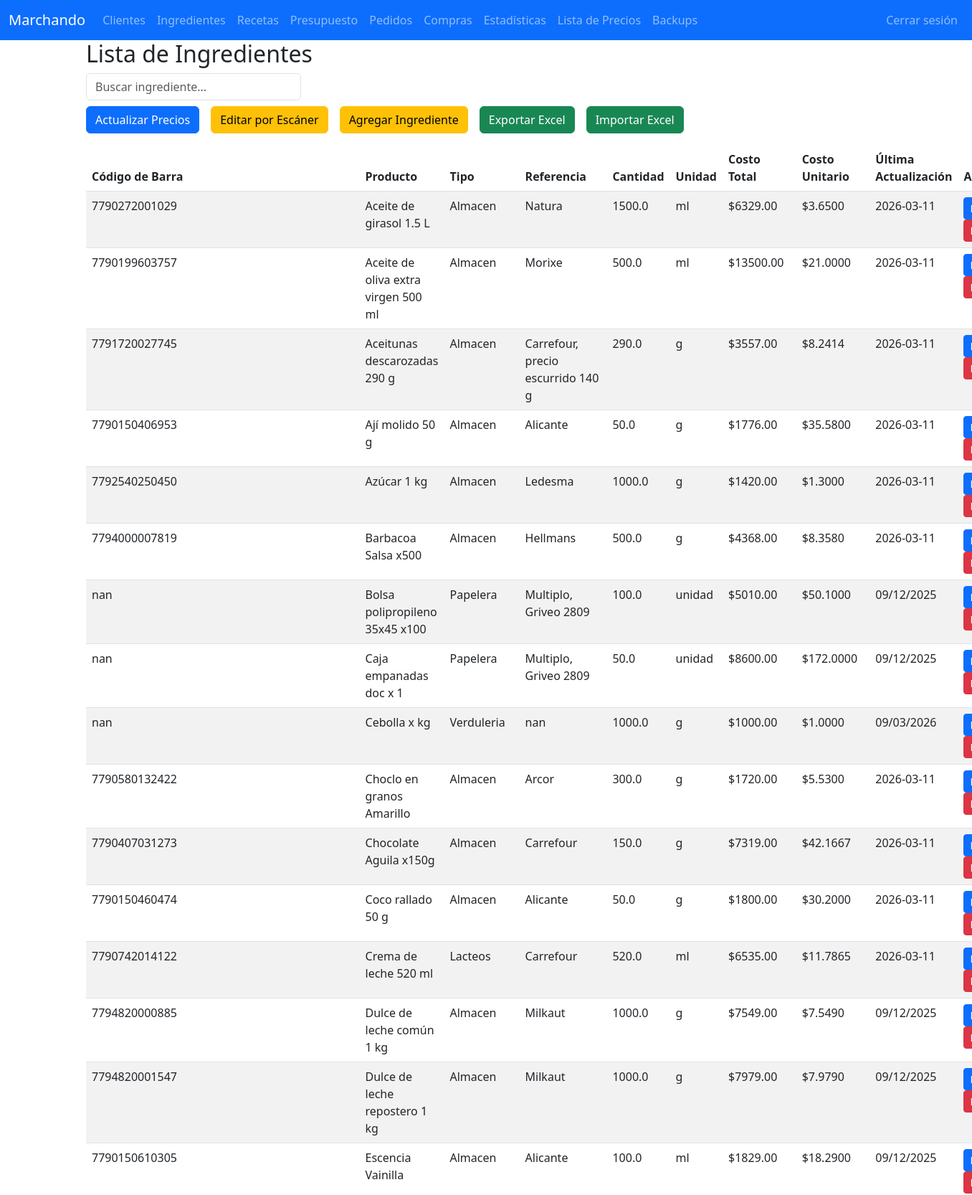
/modificar_ingredientes (signed in, upper part), run on the app's committed database.
### tables this page shows
CREATE TABLE ingredientes (
    id INTEGER PRIMARY KEY AUTOINCREMENT,
    producto TEXT NOT NULL,
    tipo TEXT,
    referencia TEXT,
    cantidad TEXT,
    unidad TEXT,
    costo_total REAL,
    costo_unitario REAL,
    ultima_actualizacion TEXT, codigo_barra,
    UNIQUE(producto)
);

### app.py (the view)
@app.route('/modificar_ingredientes')
@login_required
def modificar_ingredientes():
    with get_conn() as conn:
        ingredientes_raw = conn.execute('SELECT * FROM ingredientes ORDER BY producto').fetchall()
        referencias_raw = conn.execute("""
            SELECT DISTINCT referencia FROM ingredientes
            WHERE referencia IS NOT NULL AND referencia != ''
        """).fetchall()
        codigos_raw = conn.execute("""
            SELECT DISTINCT codigo_barra FROM ingredientes
            WHERE codigo_barra IS NOT NULL AND codigo_barra != ''
        """).fetchall()
    ingredientes = []
    for i in ingredientes_raw:
        fila = dict(i)
        try:
            fila['costo_unitario'] = float(fila['costo_unitario'])
        except (TypeError, ValueError):
            fila['costo_unitario'] = 0.0
        ingredientes.append(fila)
    referencias = [r['referencia'] for r in referencias_raw]
    codigos_barra = [c['codigo_barra'] for c in codigos_raw]
    return render_template('modificar_ingredientes.html',
                           ingredientes=ingredientes,
                           referencias=referencias,
                           codigos_barra=codigos_barra)

### app.py (called while the page is built)
def login_required(f):
    @wraps(f)
    def decorated_function(*args, **kwargs):
        if not session.get('logged_in'): # PRUEBAS LOCALES
            return redirect(url_for('login', next=request.path))
        return f(*args, **kwargs)
    return decorated_function

def get_conn():
    conn = sqlite3.connect(DB_NAME)
    conn.row_factory = sqlite3.Row
    return conn

### templates/modificar_ingredientes.html (shortened to what this page needs)
{% extends "base.html" %}
{% block content %}
<h2>Lista de Ingredientes</h2>
<div class="mb-3 d-flex justify-content-between flex-wrap gap-2">
  <input id="searchInput" type="search" class="form-control" placeholder="Buscar ingrediente..." style="max-width: 300px" onkeyup="filterTable()" />
  <div class="d-flex gap-3">
     <a href="{{ url_for('actualizar_precios') }}" class="btn btn-primary">
  Actualizar Precios
</a>
    <button class="btn btn-warning" data-bs-toggle="modal" data-bs-target="#modalEscaner">
      Editar por Escáner
    </button>
    <button class="btn btn-warning" data-bs-toggle="modal" data-bs-target="#addIngredienteModal">
      Agregar Ingrediente
    </button>
    <a href="{{ url_for('exportar_ingredientes') }}" class="btn btn-success">Exportar Excel</a>
    <button class="btn btn-success" data-bs-toggle="modal" data-bs-target="#importModal">Importar Excel</button>
  </div>
</div>
<table class="table table-striped table-hover" id="ingredientesTable">
  <thead>
    <tr>
      <th>Código de Barra</th>
      <th>Producto</th>
      <th>Tipo</th>
      <th>Referencia</th>
      <th>Cantidad</th>
      <th>Unidad</th>
      <th>Costo Total</th>
      <th>Costo Unitario</th>
      <th>Última Actualización</th>
      <th>Acciones</th>
    </tr>
  </thead>
  <tbody>
    {% for i in ingredientes %}
    <tr>
      <td>{{ i.codigo_barra or '' }}</td>
      <td>{{ i.producto }}</td>
      <td>{{ i.tipo or '' }}</td>
      <td>{{ i.referencia or '' }}</td>
      <td>{{ i.cantidad }}</td>
      <td>{{ i.unidad }}</td>
      <td>${{ "%.2f"|format(i.costo_total) }}</td>
      <td>${{ "%.4f"|format(i.costo_unitario) }}</td>
      <td>{{ i.ultima_actualizacion if i.ultima_actualizacion else 'N/A' }}</td>
      <td>
        <button class="btn btn-sm btn-primary"
          data-id="{{ i.id }}"
          data-codigo_barra="{{ i.codigo_barra or '' }}"
          data-producto="{{ i.producto }}"
          data-tipo="{{ i.tipo or '' }}"
          data-referencia="{{ i.referencia or '' }}"
          data-cantidad="{{ i.cantidad }}"
          data-unidad="{{ i.unidad }}"
          data-costo_total="{{ i.costo_total }}"
          onclick="editarIngredienteDesdeBoton(this)">
        </button>
        <a href="{{ url_for('eliminar_ingrediente', id=i.id) }}" class="btn btn-sm btn-danger"
           onclick="return confirm('¿Seguro de eliminar este ingrediente?')">Eliminar</a>
      </td>
    </tr>
    {% endfor %}
  </tbody>
</table>
{% endblock %}

### templates/base.html (style rules this page uses)
body { padding-top: 56px; }

### data on the page
ingredientes: codigo_barra "7790272001029", producto "Aceite de girasol 1.5 L", tipo "Almacen", referencia "Natura", cantidad "1500.0", unidad "ml", costo_total "6329.00", costo_unitario "3.6500", ultima_actualizacion "2026-03-11"
ingredientes: codigo_barra "7790199603757", producto "Aceite de oliva extra virgen 500 ml", tipo "Almacen", referencia "Morixe", cantidad "500.0", unidad "ml", costo_total "13500.00", costo_unitario "21.0000", ultima_actualizacion "2026-03-11"
ingredientes: codigo_barra "7791720027745", producto "Aceitunas descarozadas 290 g", tipo "Almacen", referencia "Carrefour, precio escurrido 140 g", cantidad "290.0", unidad "g", costo_total "3557.00", costo_unitario "8.2414", ultima_actualizacion "2026-03-11"
ingredientes: codigo_barra "7790150406953", producto "Ají molido 50 g", tipo "Almacen", referencia "Alicante", cantidad "50.0", unidad "g", costo_total "1776.00", costo_unitario "35.5800", ultima_actualizacion "2026-03-11"
ingredientes: codigo_barra "7792540250450", producto "Azúcar 1 kg", tipo "Almacen", referencia "Ledesma", cantidad "1000.0", unidad "g", costo_total "1420.00", costo_unitario "1.3000", ultima_actualizacion "2026-03-11"
ingredientes: codigo_barra "7794000007819", producto "Barbacoa Salsa x500", tipo "Almacen", referencia "Hellmans", cantidad "500.0", unidad "g", costo_total "4368.00", costo_unitario "8.3580", ultima_actualizacion "2026-03-11"
ingredientes: codigo_barra "nan", producto "Bolsa polipropileno 35x45 x100", tipo "Papelera", referencia "Multiplo, Griveo 2809", cantidad "100.0", unidad "unidad", costo_total "5010.00", costo_unitario "50.1000", ultima_actualizacion "09/12/2025"
ingredientes: codigo_barra "nan", producto "Caja empanadas doc x 1", tipo "Papelera", referencia "Multiplo, Griveo 2809", cantidad "50.0", unidad "unidad", costo_total "8600.00", costo_unitario "172.0000", ultima_actualizacion "09/12/2025"
ingredientes: codigo_barra "nan", producto "Cebolla x kg", tipo "Verduleria", referencia "nan", cantidad "1000.0", unidad "g", costo_total "1000.00", costo_unitario "1.0000", ultima_actualizacion "09/03/2026"
ingredientes: codigo_barra "7790580132422", producto "Choclo en granos Amarillo", tipo "Almacen", referencia "Arcor", cantidad "300.0", unidad "g", costo_total "1720.00", costo_unitario "5.5300", ultima_actualizacion "2026-03-11"
ingredientes: codigo_barra "7790407031273", producto "Chocolate Aguila x150g", tipo "Almacen", referencia "Carrefour", cantidad "150.0", unidad "g", costo_total "7319.00", costo_unitario "42.1667", ultima_actualizacion "2026-03-11"
ingredientes: codigo_barra "7790150460474", producto "Coco rallado 50 g", tipo "Almacen", referencia "Alicante", cantidad "50.0", unidad "g", costo_total "1800.00", costo_unitario "30.2000", ultima_actualizacion "2026-03-11"
ingredientes: codigo_barra "7790742014122", producto "Crema de leche 520 ml", tipo "Lacteos", referencia "Carrefour", cantidad "520.0", unidad "ml", costo_total "6535.00", costo_unitario "11.7865", ultima_actualizacion "2026-03-11"
ingredientes: codigo_barra "7794820000885", producto "Dulce de leche común 1 kg", tipo "Almacen", referencia "Milkaut", cantidad "1000.0", unidad "g", costo_total "7549.00", costo_unitario "7.5490", ultima_actualizacion "09/12/2025"
ingredientes: codigo_barra "7794820001547", producto "Dulce de leche repostero 1 kg", tipo "Almacen", referencia "Milkaut", cantidad "1000.0", unidad "g", costo_total "7979.00", costo_unitario "7.9790", ultima_actualizacion "09/12/2025"
ingredientes: codigo_barra "7790150610305", producto "Escencia Vainilla", tipo "Almacen", referencia "Alicante", cantidad "100.0", unidad "ml", costo_total "1829.00", costo_unitario "18.2900", ultima_actualizacion "09/12/2025"
